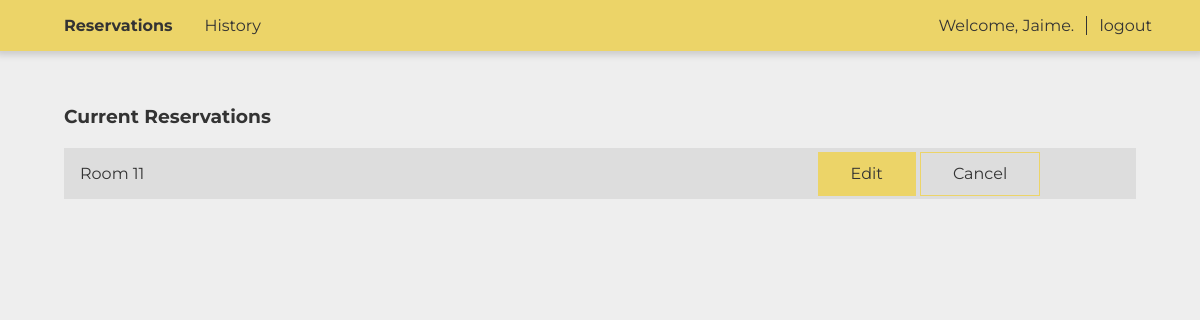
Before: /user_management/reservations.php (signed in) with the older database file.
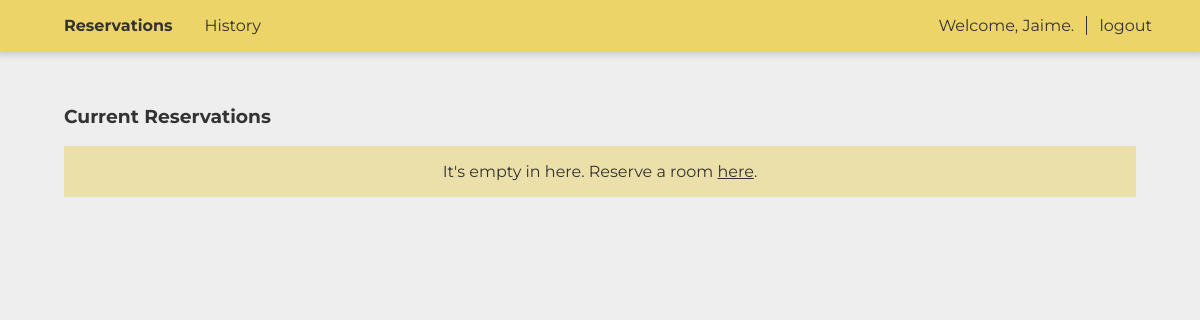
After: the same page with the newer database file.
### tables this page shows
CREATE TABLE `reservations` (
  `guest_id` int(11) NOT NULL,
  `lastname` varchar(191) NOT NULL,
  `firstname` varchar(191) NOT NULL,
  `contactno` varchar(191) NOT NULL,
  `noofadults` int(11) DEFAULT NULL,
  `noofkids` int(11) DEFAULT NULL,
  `check_in` timestamp NOT NULL DEFAULT CURRENT_TIMESTAMP ON UPDATE CURRENT_TIMESTAMP,
  `check_out` timestamp NOT NULL DEFAULT '0000-00-00 00:00:00',
  `roomno` int(11) NOT NULL,
  `paymenttype` varchar(191) NOT NULL,
  `date_reserved` timestamp NOT NULL DEFAULT '0000-00-00 00:00:00',
  `days_duration` int(11) NOT NULL
);

### user_management/function/functions.php (called while the page is built)
<?php
function checkIfOccupied($conn, $roomno, $guest_id) {
    $status = '';
    $query = "SELECT * FROM rooms WHERE roomno = ? AND guest_id = ?";
    $stmt = $conn->prepare($query);
    $stmt->bind_param('ii', $roomno, $guest_id);
    $stmt->execute();
    $result = $stmt->get_result();
    if ($result->num_rows > 0) {
        while ($row = $result->fetch_assoc()) {
            $status = $row['status'];
        }
    }
    return $status;
}
?>

### user_management/reservations.php (the view, shortened to what this page needs)
<?php
require_once('../includes/config/db.php');
require_once('function/functions.php');
$guestData = '';
if (!isset($_SESSION['guest_session'])) {
    header('location: login.php');
}
else {
    $guestData = $_SESSION['guest_session'];
}
$query = "SELECT * FROM reservations WHERE guest_id = ?";
$stmt = $conn->prepare($query);
$stmt->bind_param('i', $guestData[0]['guest_id']);
$stmt->execute();
$result = $stmt->get_result();
?>
<!DOCTYPE html>
<html>
    <head>
        <link rel="stylesheet" media = "all" href="../css/userReservations.css">
    </head>
    <body>
        <div class = "top">
            <div id = "menuItems">
                <a id = "active">
                    <div>
                        Reservations
                    </div>
                </a>
                <a href = "history.php">
                    <div>
                        History
                    </div>
                </a>
            </div>
            <div class = "userOptions">
                <span>Welcome, <?php echo $guestData[0]['firstname']?>.</span>
                <a href = "logout.php">logout</a>
            </div>
        </div>
        <div class = "underlay"></div>
        <div class="dataContain">
            <h3>Current Reservations</h3>
            <?php
            if ($result->num_rows > 0) {
                while ($row = $result->fetch_assoc()) {
                    echo   '<table>
                                <tr>
                                    <th></th>
                                    <th></th>
                                </tr>
                                <tr>
                                    <td>Room '.$row['roomno'].'</td>
                                    '.(((checkIfOccupied($conn, $row['roomno'], $guestData[0]['guest_id'])) == 'Reserved')
                                    ?   '<td>
                                            <a href="?edit='.$row['roomno'].'">Edit</a>
                                            <a href="?cancel='.$row['roomno'].'">Cancel</a>
                                        </td>'
                                    :   '<td style="text-align: center;">
                                            Room occupied and uneditable.
                                        </td>').
                                    '
                                </tr>
                            </table>';
                }
            }
            else {
                echo   '<div class = "emptyNotif">
                            <p>It\'s empty in here. Reserve a room <a href = "reserve.php">here</a>.</p>
                        </div>';
            }
            ?>
        </div>
    </body>
</html>

Changed rows visible on the page:
removed reservations: roomno "11"
Other visible differences:
text now shown: "It ' s empty in here. Reserve a room here ."
